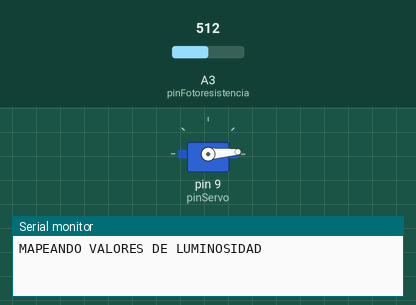
Recording of a sketch running on a simulated Arduino Uno, built with avr-gcc and run on an emulated ATmega328P. Parts: servo, the last lines printed to the serial monitor. The inputs (shaded band) are chosen by the test bench; at power-on: A3 (pinFotoresistencia) = 512.

Above: at 0.1 s.
At 4.3 s:
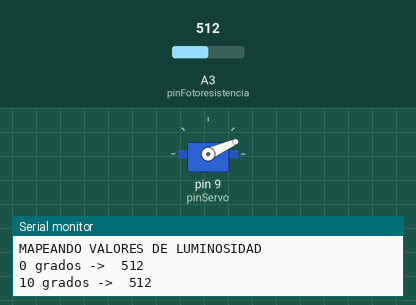
At 10.7 s:
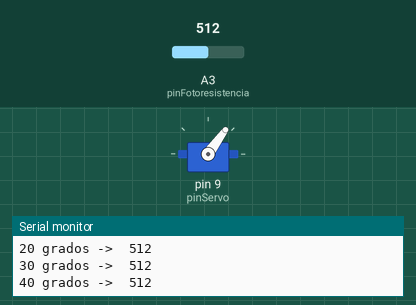
At 21.9 s:
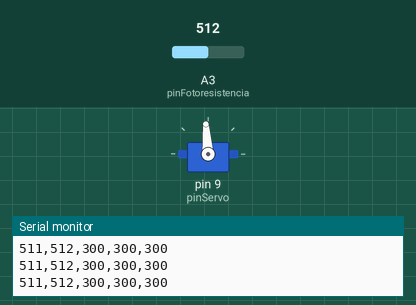
Timing chart, 0 to 23.4 s (numbered marks = the images above):
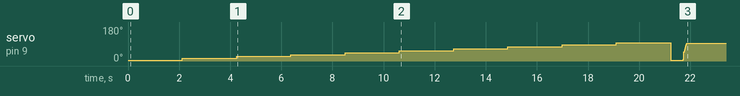

The sketch:

control_ON_OFF_Histeresis.ino
```cpp
// ON-OFF Histeresis (CHECK)

//------------------------------------------ DESCRIPCION ------------------------------------------------
// Programa de control on-off con histeresis o banda muerta,
// Comandos en la consola:   'sp'  ->   cambia el setpoint a otro valor de adc
//                           'bm'  ->   cambia el porcentaje de banda muerta (valores de 0 - 100)
//------------------------------------- CONFIGURACION -----------------------------------------------------
#include <Servo.h>
Servo servo;
// PINES
int pinFotoresistencia = A3;
int pinServo = 9;
// SETPOINT
int SetPoint = 300;
// ANGULOS SERVO (0-90)
int angulos_servo[10] = {4, 14, 24, 34, 44, 54, 65, 75, 86, 97};
int ADC_luz_por_angulo[10] = {0, 0, 0, 0, 0, 0, 0, 0, 0, 0};
// ANGULOS SERVO
int anguloCerrado = angulos_servo[0];
int anguloAbierto = angulos_servo[9] -3;
float anguloAux = 0;  // para la opción de movimiento controlado
// LUZ
int ADCLuz;
int ADCLuzFiltro;
int luz_minima = 1023;
int luz_maxima = 0;
int rango_de_luz = 1023;
// FILTRO
const float alpha = 0.8;
// BANDA MUERTA
float porcentaje_bm = 0.15; // (porcentaje de banda muerta)
int bm = 0;

//---------------------------------------- SETUP --------------------------------------------------

void setup() {

  Serial.begin(9600);
  servo.attach(pinServo);
  servo.write(anguloCerrado);
  // MAPEAR LUZ
  Serial.println("MAPEANDO VALORES DE LUMINOSIDAD");
  for (int i = 0; i<10; i++ ){
    servo.write(angulos_servo[i]);
    delay(1000);
    ADC_luz_por_angulo[i] = muestreo_de_luz();
    Serial.print(i*10);
    Serial.print(" grados ->  ");
    Serial.println(ADC_luz_por_angulo[i]);
  }
  servo.write(anguloCerrado);
  // ____CONOCER LUZ MAX Y LUZ MIN ______
  luz_minima = ADC_luz_por_angulo[0];
  luz_maxima = ADC_luz_por_angulo[9];

  delay(500);
  //___CREAR BANDA MUERTA ____
  rango_de_luz = luz_minima - luz_maxima;
  bm = rango_de_luz * porcentaje_bm; // porque la configuracion del divisor de voltaje da un valor de ADC mayor para luz_minima
}

//--------------------------------------- FUNCIONES ---------------------------------------------------
int muestreo_de_luz() {
  double muestreos = 0;
  for (int i = 0; i<1000; i++){
    muestreos += analogRead(pinFotoresistencia);
    delay(1);
  }
  return (muestreos / 1000);
}

int filtro_adc(int valor_adc){
  return alpha * valor_adc + (1 - alpha) * ADCLuzFiltro;
}
int grados_a_ADC(int grados){
  int grados_en_ADC;

  if (grados >= 0 && grados<= 90){
    //buscar en que intervalo de grados (0-90) está
    int N = 1;   // N es el intervalo de trabajo
    for(int i=1; i<10; i++){
      if (grados >= (i-1)*10 && grados<= (i)*10){
        N = i;
      }
    }
    grados_en_ADC = map(grados, (N-1)*10, N*10, ADC_luz_por_angulo[N-1], ADC_luz_por_angulo[N]);
  }
  else{
    grados_en_ADC = 500;
    Serial.print("ERROR: Grados fuera del rango");

  }

  return grados_en_ADC;
}
void movimiento_controlado(int angulo, float paso){  // se mueve controladamente hasta ese angulo
  if (anguloAux > angulo){
    anguloAux -= paso;

  }
  else{
    anguloAux += paso;
  }
  if (anguloAux < anguloCerrado) anguloAux = anguloCerrado;
  if (anguloAux > anguloAbierto ) anguloAux = anguloAbierto;
  servo.write(anguloAux);

}
//------------------------------------------  LOOP  ----------------------------------------------------------------------------------------------
void loop() {

  // CAMBIO DE SETPOINT Y DE BANDA MUERTA POR MONITOR SERIAL
  if (Serial.available() > 0) {
    // Read the command
    String command = Serial.readStringUntil('\n');
    // COMANDOS
    if (command == "sp") {
      // Cambiar SetPoint
      Serial.println("Nuevo SetPoint:");
      while (!Serial.available()) {} // Wait for input
      int consola = Serial.parseInt(); // Read the new SetPoint value
      Serial.print("Nuevo Setpoint: ");
      Serial.println(consola);
      SetPoint = grados_a_ADC(consola);
      delay(1500);
    } else if (command == "bm") {
      // cambiar porcentaje bm (banda muerta)
      Serial.println("Nuevo Porcentaje de Banda Muerta:");
      while (!Serial.available()) {} // Wait for input
      int numero = Serial.parseInt(); // Read the new bm value
      bm = rango_de_luz * numero / 100;
      Serial.print("Nueva Banda Muerta: ");
      Serial.println(bm);
      delay(3000);
    }
  }
  // INPUT
  ADCLuz = analogRead(pinFotoresistencia);
  ADCLuzFiltro = filtro_adc(ADCLuz);
 // VERIFICAR CONDICION
  if (ADCLuzFiltro > (SetPoint+bm)) {
    //servo.write(anguloAbierto);
    movimiento_controlado(anguloAbierto, 10);
  }
  if(ADCLuzFiltro < (SetPoint-bm)){
    //servo.write(anguloCerrado);
    movimiento_controlado(anguloCerrado, 10);
  }

  Serial.print(ADCLuzFiltro);
  Serial.print(",");
  Serial.print(ADCLuz);
  Serial.print(",");
  Serial.print(SetPoint);
  Serial.print(",");
  Serial.print(SetPoint + bm);
  Serial.print(",");
  Serial.println(SetPoint - bm);
}
```

Measured:
- by itself, servo on pin 9 (pinServo): 4° → 14° at 2.1 s, → 24° 2.1 s later, → 34° 2.1 s later, → 44° 2.1 s later, … (17 changes in this stretch)
